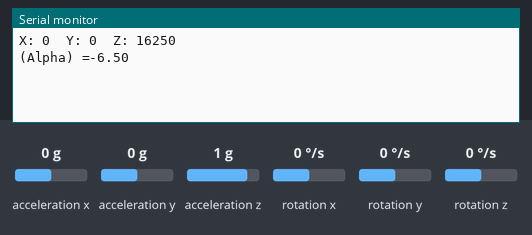
This sketch was run on a simulated Arduino Uno, built with avr-gcc and run on an emulated ATmega328P. Shown: the last lines printed to the serial monitor. Wiring (inferred from the names in the program): MPU-6050 motion sensor at I2C address 0x68. The inputs (shaded band) are chosen by the test bench; at power-on: acceleration z 1 g, acceleration x 0 g, acceleration y 0 g, rotation x 0 °/s, rotation y 0 °/s, rotation z 0 °/s.

Above: at 1.2 s.
1.3 s: acceleration z set to 0 g
At 2.7 s:
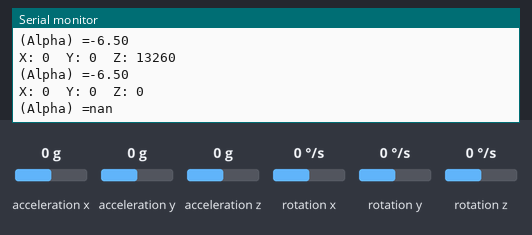
4.3 s: acceleration x set to -1.4 g
At 4.7 s:
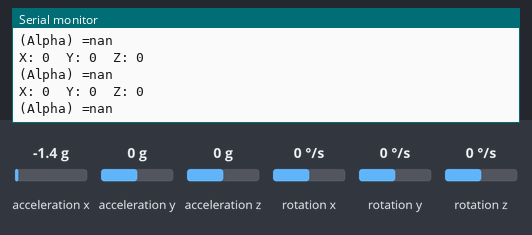
5.8 s: acceleration y set to -1.4 g
At 6.3 s:
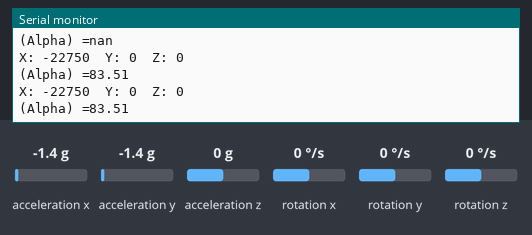
Timing chart, 0 to 8.8 s (numbered marks = the images above; inputs shaded):
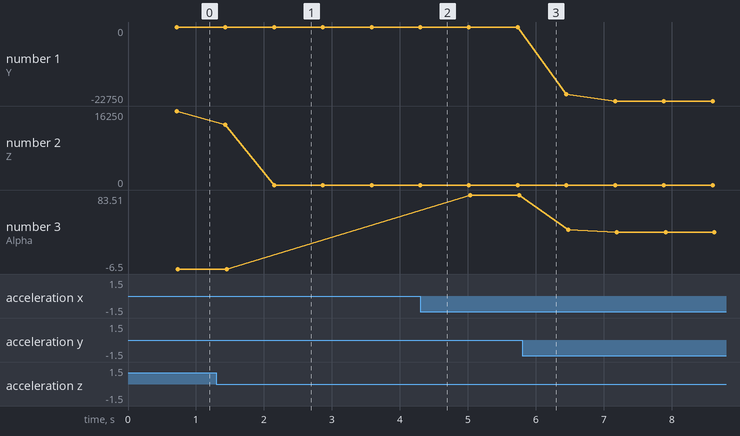

The sketch:

Balanca.ino
```cpp
#include<Wire.h>
#include<math.h>
//Endereco I2C do MPU6050


const int MPU=0x68;  //pino aberto 0X68 , pino ligado em 3,3V 0x69

//Variaveis globais
int accel_center_x=0, accel_center_y=0,accel_center_z=0;
long int acelX,acelY,acelZ,temperatura,giroX,giroY,giroZ;
long int mediax=0,mediay=0,mediaz=0;
int i=0;

void setup()
{

  Serial.begin(9600);     //inicia a comunicação serial
  Wire.begin();                 //inicia I2C
  Wire.beginTransmission(MPU);  //Inicia transmissão para o endereço do MPU
  Wire.write(0x6B);

  //Inicializa o MPU-6050
  Wire.write(0);
  Wire.endTransmission(true);
}

//loop principal
void loop()
{

  Wire.beginTransmission(MPU);      //transmite
  Wire.write(0x3B);                 // Endereço 0x3B (ACCEL_XOUT_H)
  Wire.endTransmission(false);     //Finaliza transmissão

  Wire.requestFrom(MPU,14,true);   //requisita bytes

  //Armazena o valor dos sensores nas variaveis correspondentes
  acelX=Wire.read()<<8|Wire.read();  //0x3B (ACCEL_XOUT_H) & 0x3C (ACCEL_XOUT_L)
  acelY=Wire.read()<<8|Wire.read();  //0x3D (ACCEL_YOUT_H) & 0x3E (ACCEL_YOUT_L)
  acelZ=Wire.read()<<8|Wire.read();  //0x3F (ACCEL_ZOUT_H) & 0x40 (ACCEL_ZOUT_L)

  //Para manter que a variavel não exceda o máximo de valores que ela possa receber é preciso dividi-la por 250
  if(i<250){
   mediax+=acelX/250;
   mediay+=acelY/250;
   mediaz+=acelZ/250;
   i++;
  }
  else{
    i=0;
    Serial.print("X: ");Serial.print(mediax);
    Serial.print("\tY: ");Serial.print(mediay);
    Serial.print("\tZ: ");Serial.print(mediaz);
    Serial.print("\n");

      Serial.print("(Alpha) =");
     Serial.print(-(96.5-acos(mediax/sqrt(mediax*mediax+mediay*mediay+mediaz*mediaz))*180/3.1415));

     //Próxima linha comentada server para achar o zero das coordenadas no referencia novo do acelerometro
     //Serial.print(-(-acos(mediax/sqrt(mediax*mediax+mediay*mediay+mediaz*mediaz))*180/3.1415));
    Serial.print("\n\n\n");
    mediax=0;
    mediay=0;
    mediaz=0;
  }


  //Aguarda 500 ms
  delay(1);
}
```

Measured:
- after the input at 1.3 s, the serial monitor: prints a new line after 0.13 s (image 1)
- plotted number 3: -6.5 → 83.51 after the input at 4.3 s, 83.51 → 38.5 after the input at 5.8 s
